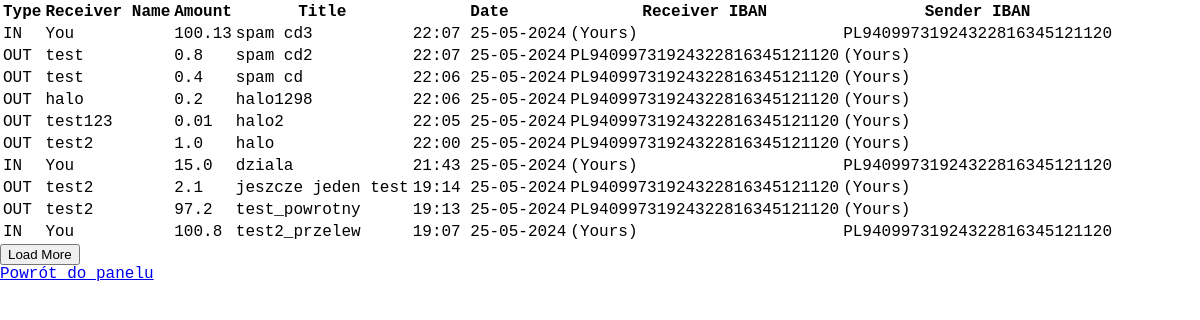
Before: /transfer_history (signed in) with the older database file.
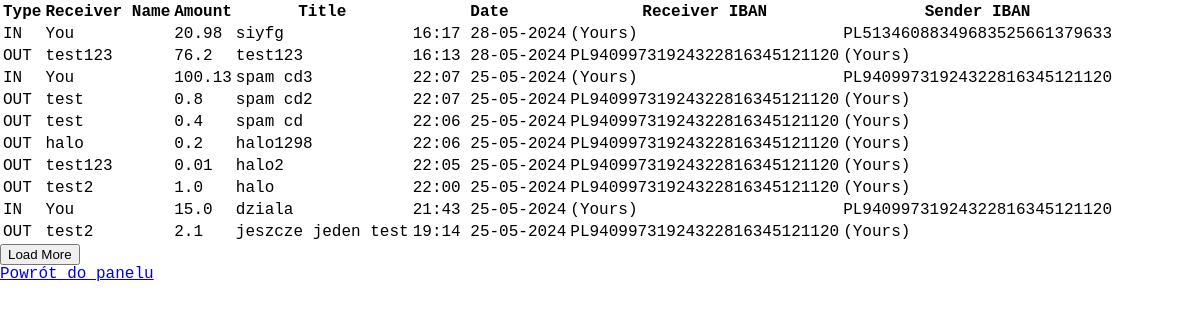
After: the same page with the newer database file.
### app/__init__.py (models this page shows, shortened)
class Transfers(db.Model):
    __tablename__ = "Transfers"
    transfer_id = db.Column(db.String(64), primary_key=True, unique=True)
    sender_iban = db.Column(db.String(28), nullable=False)
    receiver_iban = db.Column(db.String(28), nullable=False)
    title = db.Column(db.String(50), nullable=False)
    receiver_name = db.Column(db.String(50), nullable=False)
    amount = db.Column(db.Float, nullable=False)
    date = db.Column(db.DateTime, nullable=False)
    sender_id = db.Column(db.String(16), db.ForeignKey('Customers.customer_id'), nullable=False)

### app/views.py (the view)
@app.route("/transfer_history", methods=['GET','POST'])
@login_required
def transfer_history():
    limit = 10
    offset = int(request.args.get('offset', 0))
    transfers = get_transfers(current_user.login, limit, offset)
    pesel = current_user.pesel
    customer_id = Customers.query.filter_by(pesel=pesel).first().customer_id
    return render_template("transfer_history.html", transfers=transfers, current_customer_id=customer_id, offset=offset, limit=limit)

### app/models/utils.py (called while the page is built)
def beautify_date(list):
    for item in list:
        item.formatted_date  = item.date.strftime("%H:%M %d-%m-%Y")
    return list

def get_transfers(login: str, limit: int, offset: int = 0):
    user = Users.query.filter_by(login=login).first()
    customer = Customers.query.filter_by(pesel=user.pesel).first()
    transfers_out = Transfers.query.filter_by(sender_id=customer.customer_id).all()
    transfers_in = Transfers.query.filter_by(receiver_iban=customer.iban_number).all()
    transfers = transfers_in + transfers_out
    transfers.sort(key=lambda x: x.date, reverse=True)
    recent_transfers = transfers[:offset+limit]
    return beautify_date(recent_transfers)

### app/views.py (called while the page is built)
@login_manager.user_loader
def load_user(pesel):
    return Users.query.get(pesel)

### app/templates/transfer_history.html (shortened to what this page needs)
{% extends 'base.html'%}
{% block body %}
<table>
    <tr>
        <th>Type</th>
        <th>Receiver Name</th>
        <th>Amount</th>
        <th>Title</th>
        <th>Date</th>
        <th>Receiver IBAN</th>
        <th>Sender IBAN</th>
    </tr>
    {% for item in transfers %}
        <tr>
            {% if item.sender_id == current_customer_id %}
                <td>OUT</td>
                <td>{{ item.receiver_name }}</td>
                <td>{{ item.amount }}</td>
                <td>{{ item.title }}</td>
                <td>{{ item.formatted_date }}</td>
                <td>{{ item.receiver_iban }}</td>
                <td>(Yours)</td>
            {% else %}
                <td>IN</td>
                <td> You</td>
                <td>{{ item.amount }}</td>
                <td>{{ item.title }}</td>
                <td>{{ item.formatted_date }}</td>
                <td>(Yours)</td>
                <td>{{ item.sender_iban }}</td>
            {% endif %}
        </tr>
    {% endfor %}
</table>
<form method="get" action="/transfer_history">
    <button type="submit">Load More</button>
</form>
<a href="{{url_for('dashboard')}}">Powrót do panelu</a>
{% endblock %}

Changed rows visible on the page:
no longer on this page (row unchanged): Transfers: receiver_name "test2", amount "97.2", title "test_powrotny", formatted_date "19:13 25-05-2024", receiver_iban "PL94099731924322816345121120"
no longer on this page (row unchanged): Transfers: amount "100.8", title "test2_przelew", formatted_date "19:07 25-05-2024", sender_iban "PL94099731924322816345121120"
added Transfers: amount "20.98", title "siyfg", formatted_date "16:17 28-05-2024", sender_iban "PL51346088349683525661379633"
added Transfers: receiver_name "test123", amount "76.2", title "test123", formatted_date "16:13 28-05-2024", receiver_iban "PL94099731924322816345121120"
